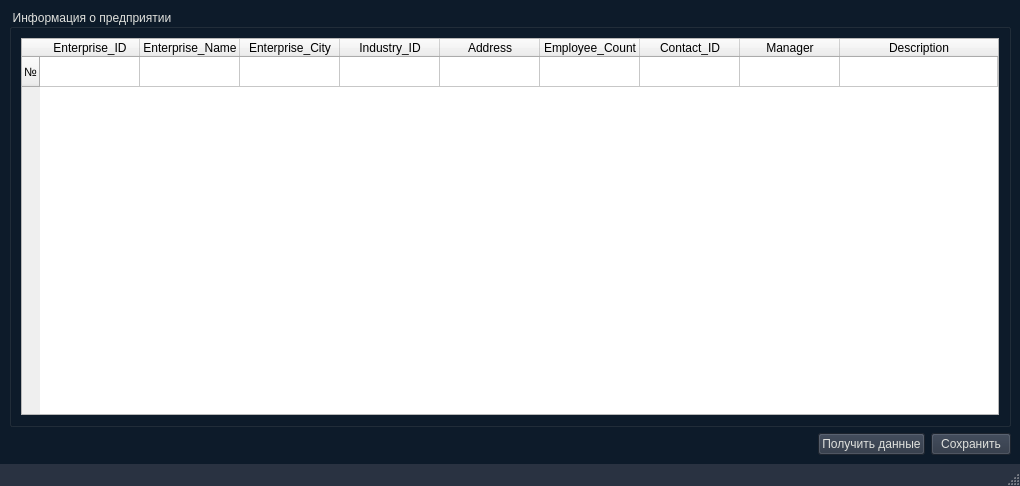
<?xml version="1.0" encoding="UTF-8"?>
<ui version="4.0">
 <class>w_InfoEnterprise</class>
 <widget class="QMainWindow" name="w_InfoEnterprise">
  <property name="geometry">
   <rect>
    <x>0</x>
    <y>0</y>
    <width>1020</width>
    <height>486</height>
   </rect>
  </property>
  <property name="sizePolicy">
   <sizepolicy hsizetype="Fixed" vsizetype="Preferred">
    <horstretch>0</horstretch>
    <verstretch>0</verstretch>
   </sizepolicy>
  </property>
  <property name="minimumSize">
   <size>
    <width>1020</width>
    <height>0</height>
   </size>
  </property>
  <property name="maximumSize">
   <size>
    <width>1020</width>
    <height>16777215</height>
   </size>
  </property>
  <property name="windowTitle">
   <string>Информация о предприятии</string>
  </property>
  <property name="windowIcon">
   <iconset resource="../icons.qrc">
    <normaloff>:/newPrefix/icons/organization.png</normaloff>:/newPrefix/icons/organization.png</iconset>
  </property>
  <property name="styleSheet">
   <string notr="true">.QMainWindow #centralwidget{
background-color:#0D1B2A;
}

.QPushButton{
	background-color:#293241;
	color:#E0E1DD;
}
#statusbar{
background-color:#293241;
}

#menubar{
color:black;
font-weight:bold;
}

.QGroupBox{
	color:#E0E1DD
}

.QPushButton:hover{
	background-color:#1b263b;
}

#statusbar{
	color:#E0E1DD;
}</string>
  </property>
  <widget class="QWidget" name="centralwidget">
   <layout class="QGridLayout" name="gridLayout">
    <item row="0" column="1">
     <widget class="QGroupBox" name="groupBox">
      <property name="title">
       <string>Информация о предприятии</string>
      </property>
      <layout class="QVBoxLayout" name="verticalLayout">
       <item>
        <widget class="QTableWidget" name="tw_ViewEnterprise">
         <property name="frameShape">
          <enum>QFrame::StyledPanel</enum>
         </property>
         <property name="frameShadow">
          <enum>QFrame::Sunken</enum>
         </property>
         <property name="horizontalScrollBarPolicy">
          <enum>Qt::ScrollBarAsNeeded</enum>
         </property>
         <property name="sizeAdjustPolicy">
          <enum>QAbstractScrollArea::AdjustIgnored</enum>
         </property>
         <property name="showGrid">
          <bool>true</bool>
         </property>
         <property name="gridStyle">
          <enum>Qt::SolidLine</enum>
         </property>
         <property name="rowCount">
          <number>1</number>
         </property>
         <attribute name="horizontalHeaderVisible">
          <bool>true</bool>
         </attribute>
         <attribute name="horizontalHeaderCascadingSectionResizes">
          <bool>false</bool>
         </attribute>
         <attribute name="horizontalHeaderMinimumSectionSize">
          <number>45</number>
         </attribute>
         <attribute name="horizontalHeaderDefaultSectionSize">
          <number>100</number>
         </attribute>
         <attribute name="horizontalHeaderHighlightSections">
          <bool>true</bool>
         </attribute>
         <attribute name="horizontalHeaderShowSortIndicator" stdset="0">
          <bool>false</bool>
         </attribute>
         <attribute name="horizontalHeaderStretchLastSection">
          <bool>true</bool>
         </attribute>
         <attribute name="verticalHeaderCascadingSectionResizes">
          <bool>false</bool>
         </attribute>
         <attribute name="verticalHeaderShowSortIndicator" stdset="0">
          <bool>false</bool>
         </attribute>
         <attribute name="verticalHeaderStretchLastSection">
          <bool>false</bool>
         </attribute>
         <row>
          <property name="text">
           <string>№</string>
          </property>
         </row>
         <column>
          <property name="text">
           <string>Enterprise_ID</string>
          </property>
          <property name="foreground">
           <brush brushstyle="SolidPattern">
            <color alpha="255">
             <red>0</red>
             <green>0</green>
             <blue>0</blue>
            </color>
           </brush>
          </property>
          <property name="icon">
           <iconset resource="../icons.qrc">
            <normaloff>:/newPrefix/icons/verified.png</normaloff>:/newPrefix/icons/verified.png</iconset>
          </property>
         </column>
         <column>
          <property name="text">
           <string>Enterprise_Name</string>
          </property>
          <property name="icon">
           <iconset resource="../icons.qrc">
            <normaloff>:/newPrefix/icons/signature.png</normaloff>:/newPrefix/icons/signature.png</iconset>
          </property>
         </column>
         <column>
          <property name="text">
           <string>Enterprise_City</string>
          </property>
          <property name="icon">
           <iconset resource="../icons.qrc">
            <normaloff>:/newPrefix/icons/location.png</normaloff>:/newPrefix/icons/location.png</iconset>
          </property>
         </column>
         <column>
          <property name="text">
           <string>Industry_ID</string>
          </property>
          <property name="icon">
           <iconset resource="../icons.qrc">
            <normaloff>:/newPrefix/icons/industry.png</normaloff>:/newPrefix/icons/industry.png</iconset>
          </property>
         </column>
         <column>
          <property name="text">
           <string>Address</string>
          </property>
          <property name="icon">
           <iconset resource="../icons.qrc">
            <normaloff>:/newPrefix/icons/house.png</normaloff>:/newPrefix/icons/house.png</iconset>
          </property>
         </column>
         <column>
          <property name="text">
           <string>Employee_Count</string>
          </property>
          <property name="icon">
           <iconset resource="../icons.qrc">
            <normaloff>:/newPrefix/icons/employees.png</normaloff>:/newPrefix/icons/employees.png</iconset>
          </property>
         </column>
         <column>
          <property name="text">
           <string>Contact_ID</string>
          </property>
          <property name="icon">
           <iconset resource="../icons.qrc">
            <normaloff>:/newPrefix/icons/notebook-of-contacts.png</normaloff>:/newPrefix/icons/notebook-of-contacts.png</iconset>
          </property>
         </column>
         <column>
          <property name="text">
           <string>Manager</string>
          </property>
          <property name="icon">
           <iconset resource="../icons.qrc">
            <normaloff>:/newPrefix/icons/chief-executive-officer.png</normaloff>:/newPrefix/icons/chief-executive-officer.png</iconset>
          </property>
         </column>
         <column>
          <property name="text">
           <string>Description</string>
          </property>
          <property name="icon">
           <iconset resource="../icons.qrc">
            <normaloff>:/newPrefix/icons/product-description.png</normaloff>:/newPrefix/icons/product-description.png</iconset>
          </property>
         </column>
         <item row="0" column="0">
          <property name="text">
           <string/>
          </property>
         </item>
         <item row="0" column="1">
          <property name="text">
           <string/>
          </property>
         </item>
         <item row="0" column="2">
          <property name="text">
           <string/>
          </property>
         </item>
         <item row="0" column="3">
          <property name="text">
           <string/>
          </property>
         </item>
         <item row="0" column="4">
          <property name="text">
           <string/>
          </property>
         </item>
         <item row="0" column="5">
          <property name="text">
           <string/>
          </property>
         </item>
         <item row="0" column="6">
          <property name="text">
           <string/>
          </property>
         </item>
         <item row="0" column="7">
          <property name="text">
           <string/>
          </property>
         </item>
         <item row="0" column="8">
          <property name="text">
           <string/>
          </property>
         </item>
        </widget>
       </item>
      </layout>
     </widget>
    </item>
    <item row="1" column="1">
     <layout class="QHBoxLayout" name="horizontalLayout_2">
      <item>
       <spacer name="horizontalSpacer">
        <property name="orientation">
         <enum>Qt::Horizontal</enum>
        </property>
        <property name="sizeHint" stdset="0">
         <size>
          <width>40</width>
          <height>20</height>
         </size>
        </property>
       </spacer>
      </item>
      <item>
       <widget class="QPushButton" name="btn_GetData">
        <property name="sizePolicy">
         <sizepolicy hsizetype="Fixed" vsizetype="Fixed">
          <horstretch>0</horstretch>
          <verstretch>0</verstretch>
         </sizepolicy>
        </property>
        <property name="minimumSize">
         <size>
          <width>29</width>
          <height>0</height>
         </size>
        </property>
        <property name="maximumSize">
         <size>
          <width>200</width>
          <height>16777215</height>
         </size>
        </property>
        <property name="autoFillBackground">
         <bool>false</bool>
        </property>
        <property name="text">
         <string>Получить данные</string>
        </property>
        <property name="checkable">
         <bool>false</bool>
        </property>
       </widget>
      </item>
      <item>
       <widget class="QPushButton" name="btn_SaveData">
        <property name="text">
         <string>Сохранить</string>
        </property>
       </widget>
      </item>
     </layout>
    </item>
   </layout>
  </widget>
  <widget class="QMenuBar" name="menubar">
   <property name="geometry">
    <rect>
     <x>0</x>
     <y>0</y>
     <width>1020</width>
     <height>22</height>
    </rect>
   </property>
  </widget>
  <widget class="QStatusBar" name="statusbar"/>
 </widget>
 <resources>
  <include location="../icons.qrc"/>
 </resources>
 <connections/>
</ui>
